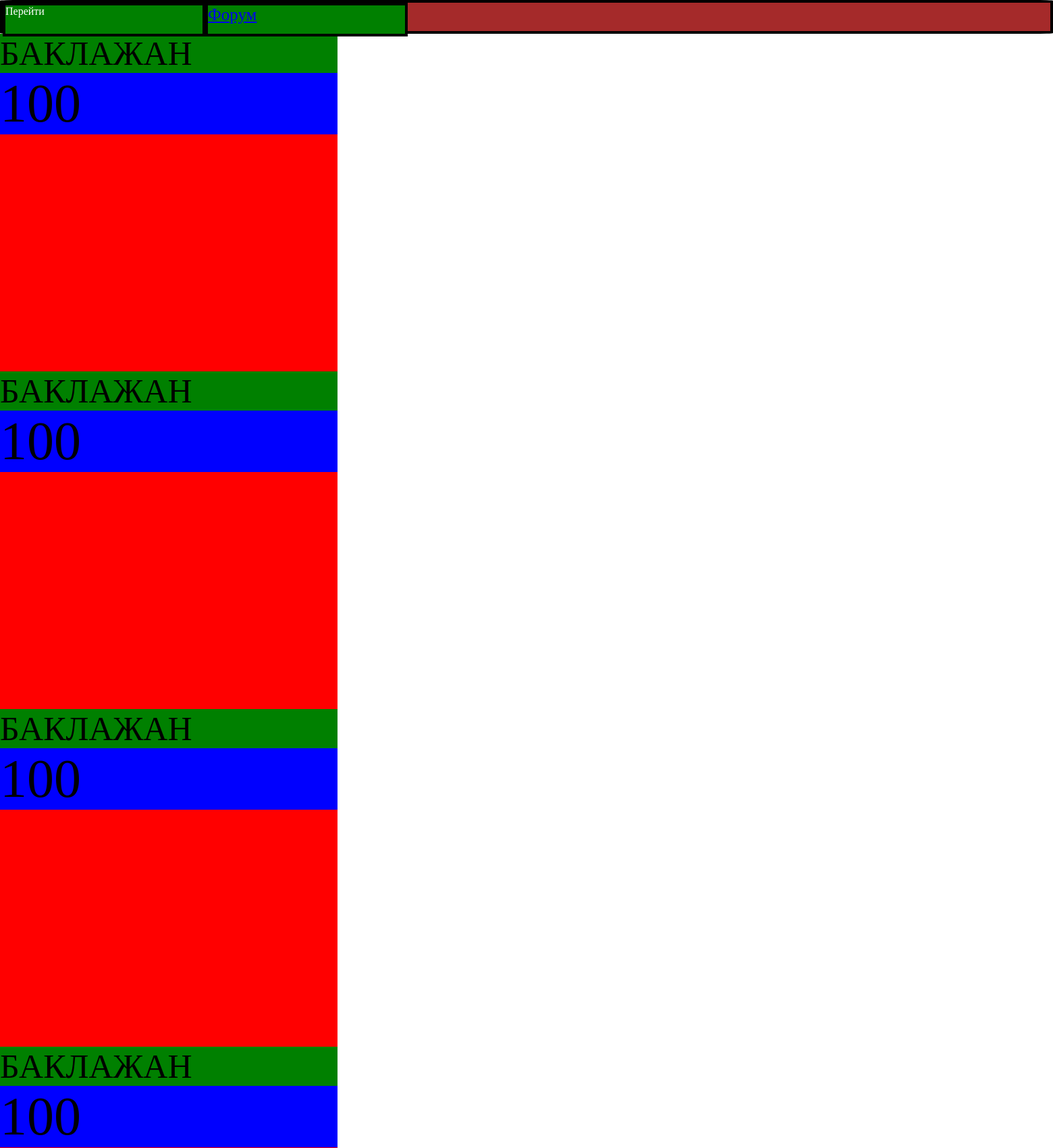
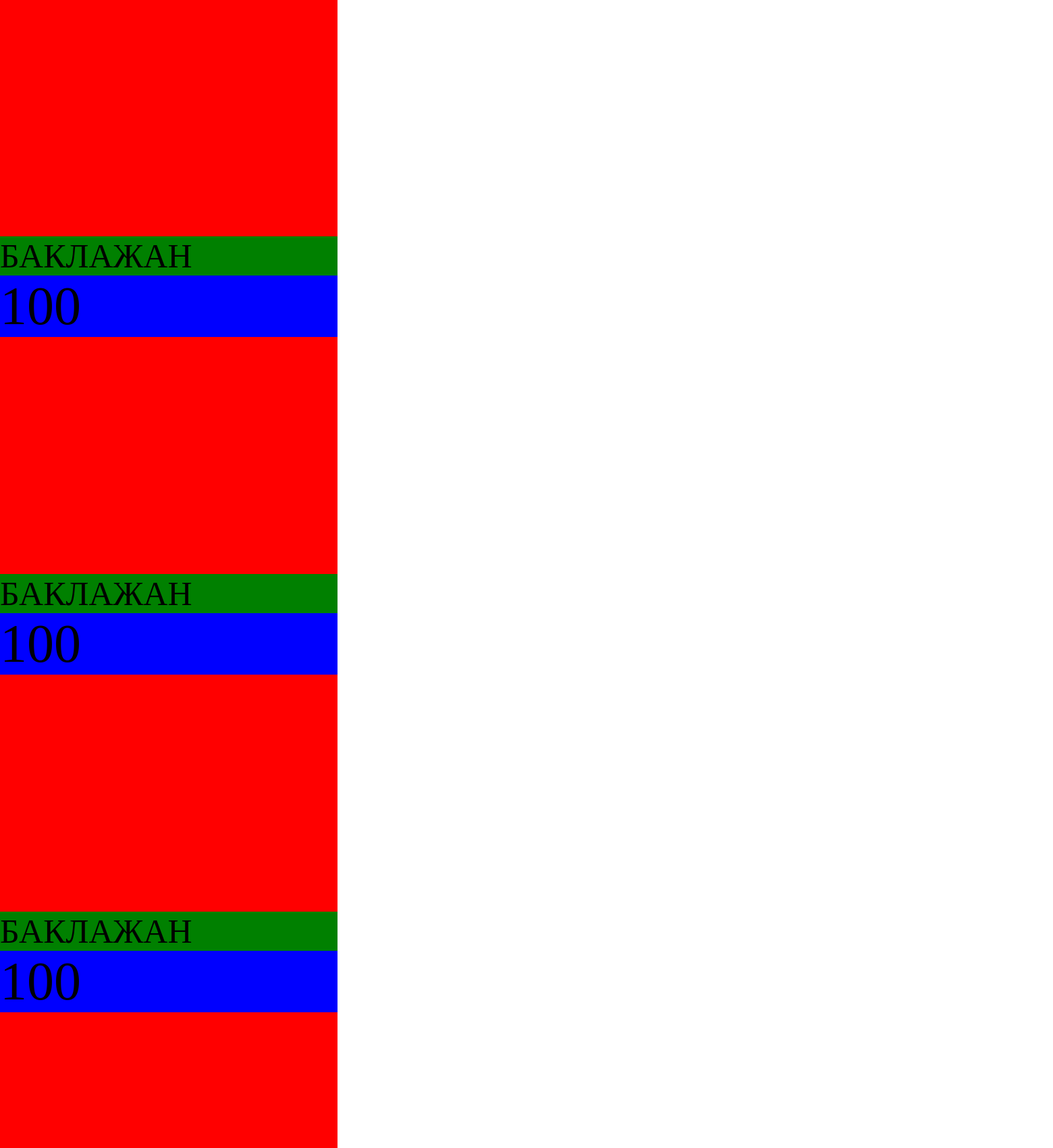
Page /shop (upper part) on the committed database (2 pictures, top to bottom).
### Papp/models.py (models this page shows)
class Product(models.Model):
    name = models.CharField(max_length=100)
    price = models.IntegerField()

### Papp/views.py (the view)
# urls.py: path("shop",views.shop,name="shop"),
def shop(request):
    products=models.Product.objects.all()
    data={
        'shop':products
    }
    return render(request,'Papp/shop.html',data)

### Papp/templates/Papp/shop.html (shortened to what this page needs)
{% extends 'Papp/htmll.html' %}
{% block content %}
{%for i in shop%}
<div class="block">
<div class="name">{{i.name}}</div>
<div class="price">{{i.price}}</div>
</div>
{%endfor%}
{% endblock %}

### Papp/static/Papp/css/stylee.css (style rules this page uses)
* { margin: 0; padding: 0; box-sizing: border-box; }

### rows in the picture
Product: name "БАКЛАЖАН", price "100"
Product: name "БАКЛАЖАН", price "100"
Product: name "БАКЛАЖАН", price "100"
Product: name "БАКЛАЖАН", price "100"
Product: name "БАКЛАЖАН", price "100"
Product: name "БАКЛАЖАН", price "100"
Product: name "БАКЛАЖАН", price "100"
